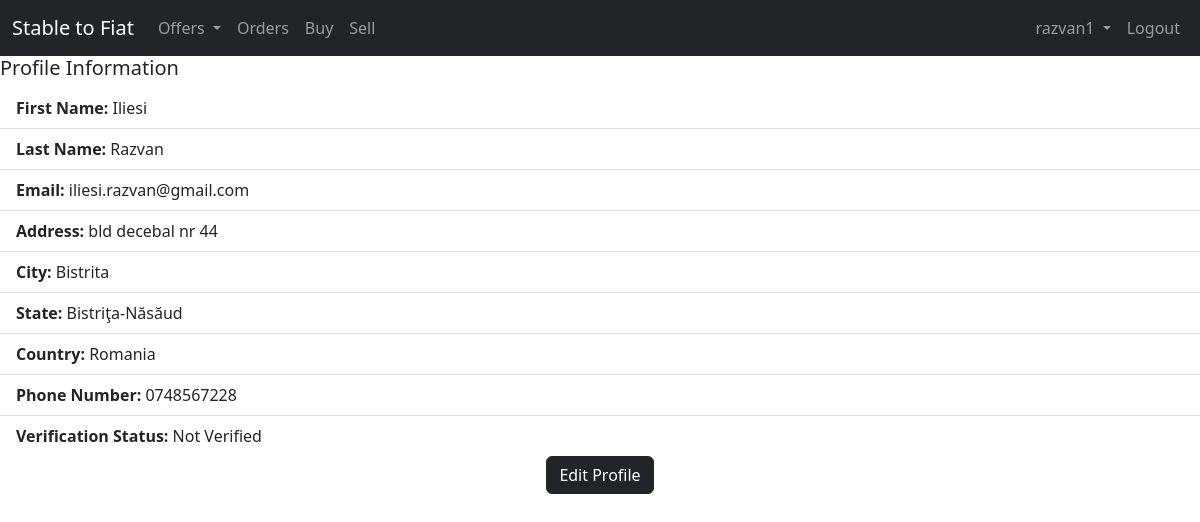
Page /profile/14/ on the earlier database version.
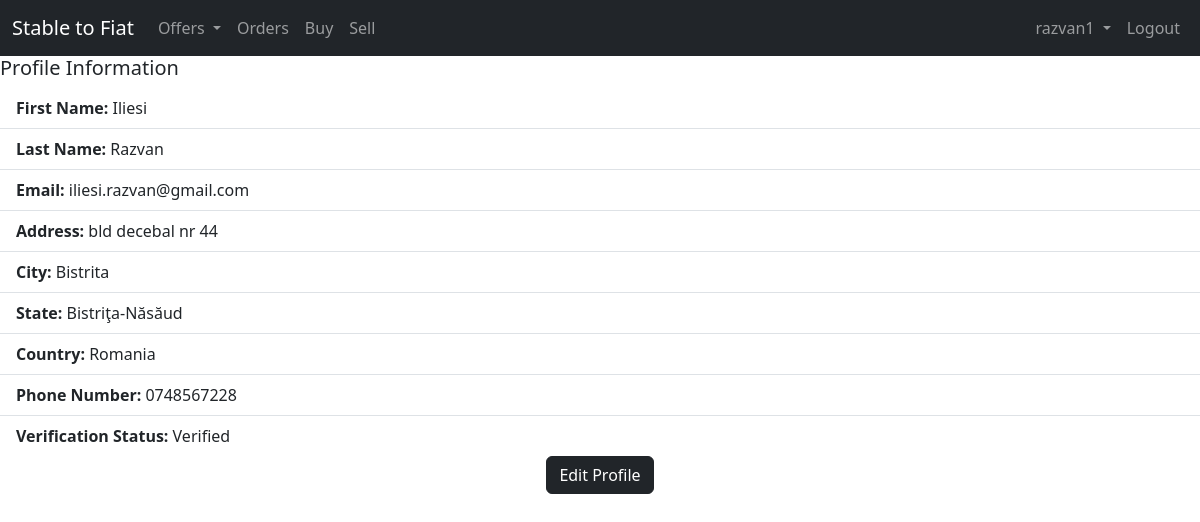
Same page on the later database version.
### users/models.py (models this page shows, shortened)
class UserKYC(models.Model):
    user = models.OneToOneField(User, on_delete=models.CASCADE)
    address = models.TextField(max_length=500)
    city = models.CharField(max_length=50)
    state = models.CharField(max_length=50)
    country = models.CharField(max_length=50)
    phone_number = models.CharField(max_length=20)
    personal_id = models.ImageField(upload_to='users_ids/')
    is_verified = models.BooleanField(default=False)

### users/views.py (the view)
# urls.py: path('profile/<int:pk>/', views.UserProfile.as_view(), name='user-profile'),
class UserProfile(DetailView):
    template_name = "users/user_profile.html"
    def get_object(self, queryset=None):
        user_id = self.kwargs.get('pk')
        return get_object_or_404(User, pk=user_id)
    def get_context_data(self, **kwargs):
        context = super().get_context_data(**kwargs)
        user = self.get_object()
        try:
            user_kyc = UserKYC.objects.get(user=user)
        except UserKYC.DoesNotExist:
            user_kyc = None
        context['user'] = user
        context['user_kyc'] = user_kyc
        return context

### templates/users/user_profile.html (shortened to what this page needs)
{% extends 'base.html' %}
{% block content %}
<div class="profile-content">
    <h5>Profile Information</h5>
    <ul class="list-group list-group-flush">
        <li class="list-group-item"><strong>First Name: </strong>{{ user.first_name }}</li>
        <li class="list-group-item"><strong>Last Name: </strong>{{ user.last_name }}</li>
        <li class="list-group-item"><strong>Email: </strong>{{ user.email }}</li>
        <li class="list-group-item"><strong>Address: </strong>{{ user_kyc.address }}</li>
        <li class="list-group-item"><strong>City: </strong>{{ user_kyc.city }}</li>
        <li class="list-group-item"><strong>State: </strong>{{ user_kyc.state }}</li>
        <li class="list-group-item"><strong>Country: </strong>{{ user_kyc.country }}</li>
        <li class="list-group-item"><strong>Phone Number: </strong>{{ user_kyc.phone_number }}</li>
        <li class="list-group-item"><strong>Verification Status: </strong>{{ user_kyc.is_verified|yesno:"Verified, Not Verified" }}</li>
    </ul>
</div>
<div class="text-center btn-edit">
    <a href="{% url "edit-profile" user.id %}" class="btn btn-dark">Edit Profile</a>
</div>
{% endblock content %}

Differences in the rows shown:
changed UserKYC "bld decebal nr 44": is_verified "Not Verified" → "Verified"
